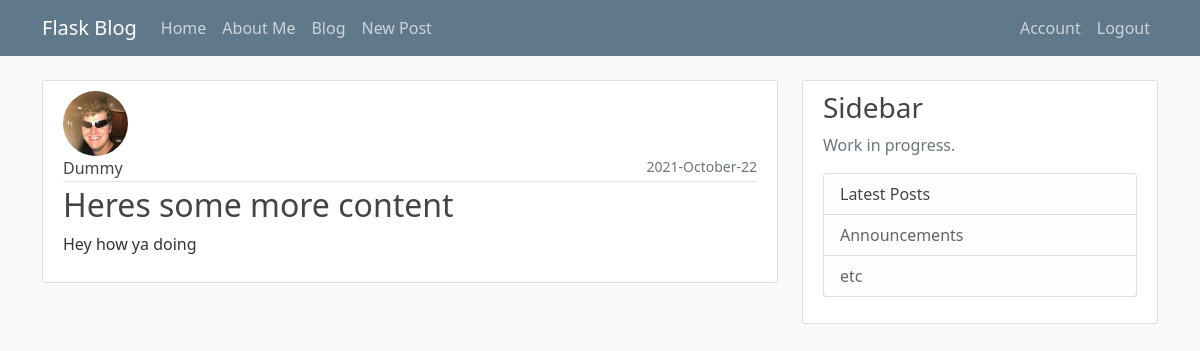
Before: /post/4 (signed in) with the older database file.
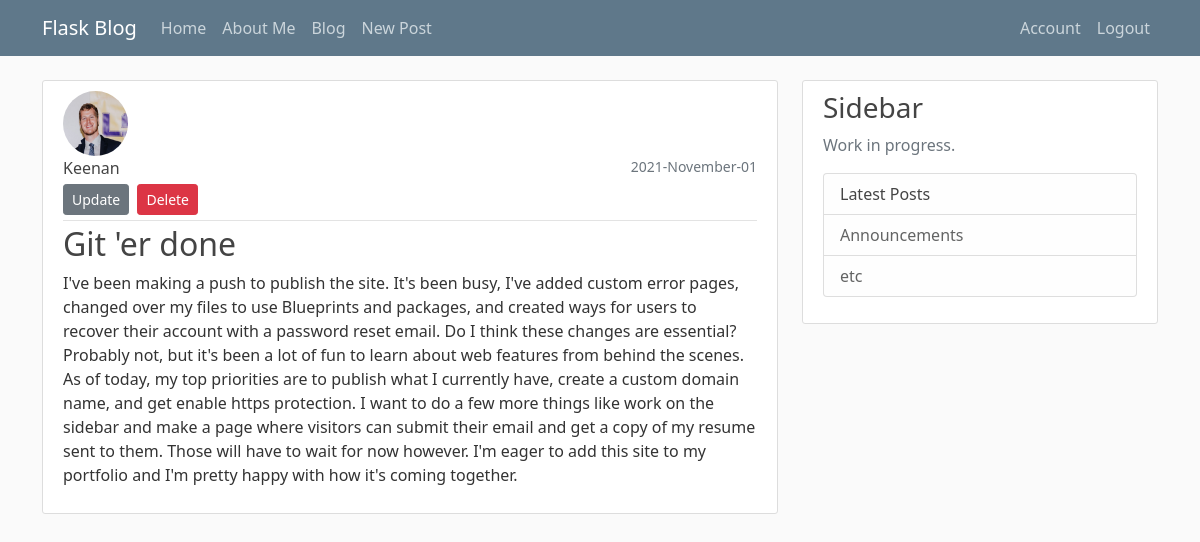
After: the same page with the newer database file.
### flaskblog/models.py (models this page shows, shortened)
class User(db.Model, UserMixin):
    id = db.Column(db.Integer, primary_key=True)
    username = db.Column(db.String(20), unique=True, nullable=False)
    email = db.Column(db.String(120), unique=True, nullable=False)
    image_file = db.Column(db.String(20), nullable=False, default='default.jpg')
    password = db.Column(db.String(60), nullable=False)
    posts = db.relationship('Post', backref='author', lazy=True)

class Post(db.Model):
    id = db.Column(db.Integer, primary_key=True)
    title = db.Column(db.String(100), nullable=False)
    date_posted = db.Column(db.DateTime, nullable=False, default=datetime.utcnow)
    content = db.Column(db.Text, nullable=False)
    user_id = db.Column(db.Integer, db.ForeignKey('user.id'), nullable=False)

### flaskblog/posts/routes.py (the view)
@posts.route("/post/<int:post_id>")
def post(post_id):
    post = Post.query.get_or_404(post_id)
    return render_template('post.html', title=post.title, post=post)

### flaskblog/models.py (called while the page is built)
@login_manager.user_loader
def load_user(user_id):
    return User.query.get(int(user_id))

### flaskblog/templates/post.html (shortened to what this page needs)
{% extends 'index.html' %}
{% block content %}
  <article class="media content-section">
    <img class="rounded-circle article-img" src="{{ url_for('static', filename='profile_pic/' + post.author.image_file)}}">
    <div class="media-body ml-4">
      <div class="article-metadata">
        <a class="article-title mr-2" href="{{ url_for('users.user_posts', username=post.author.username) }}">{{ post.author.username }}</a>
        <small class="text-muted float-end">{{ post.date_posted.strftime('%Y-%B-%d') }}</small>
        {% if post.author == current_user %}
          <div>
            <a class="btn btn-secondary btn-sm mt-1 mb-1" href="{{ url_for('posts.update_post', post_id=post.id) }}">Update</a>
            <button type="button" class="btn btn-danger btn-sm m-1" data-toggle="modal" data-target="#deleteModal">Delete</button>
          </div>
        {% endif %}
      </div>
      <h2 class="article-title">{{ post.title }}</h2>
      <p class="article-content">{{ post.content }}</p>
    </div>
  </article>
{% endblock content%}

Changed rows visible on the page:
no longer on this page (row unchanged): User: image_file (picture), author.username "Dummy"
now on this page (row unchanged): User: image_file (picture), author.username "Keenan"
changed Post: date_posted "2021-October-22" → "2021-November-01"; title "Heres some more content" → "Git 'er done"; content "Hey how ya doing" → "I've been making a push to publish the site. It's been busy, I've added custom error pages, changed over my files to use Blueprints and packages, and created ways for users to recover their account with a password reset email. Do I think these changes are essential? Probably not, but it's been a lot of fun to learn about web features from behind the scenes. As of today, my top priorities are to publish what I currently have, create a custom domain name, and get enable https protection. I want to do a few more things like work on the sidebar and make a page where visitors can submit their email and get a copy of my resume sent to them. Those will have to wait for now however. I'm eager to…"
Other visible differences:
text now shown: "Update Delete"
